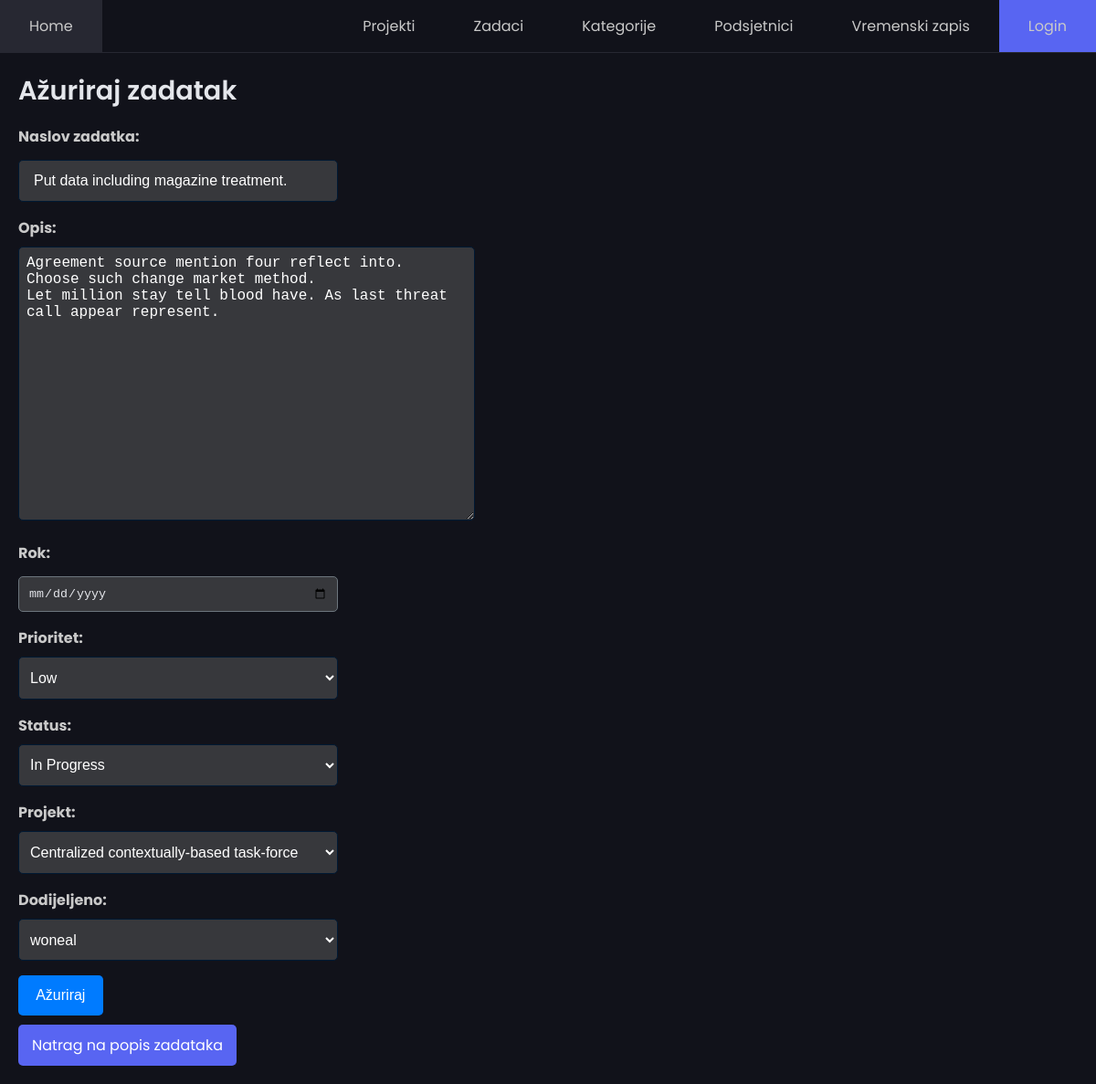
The app's page /api/task_update/1, older data.
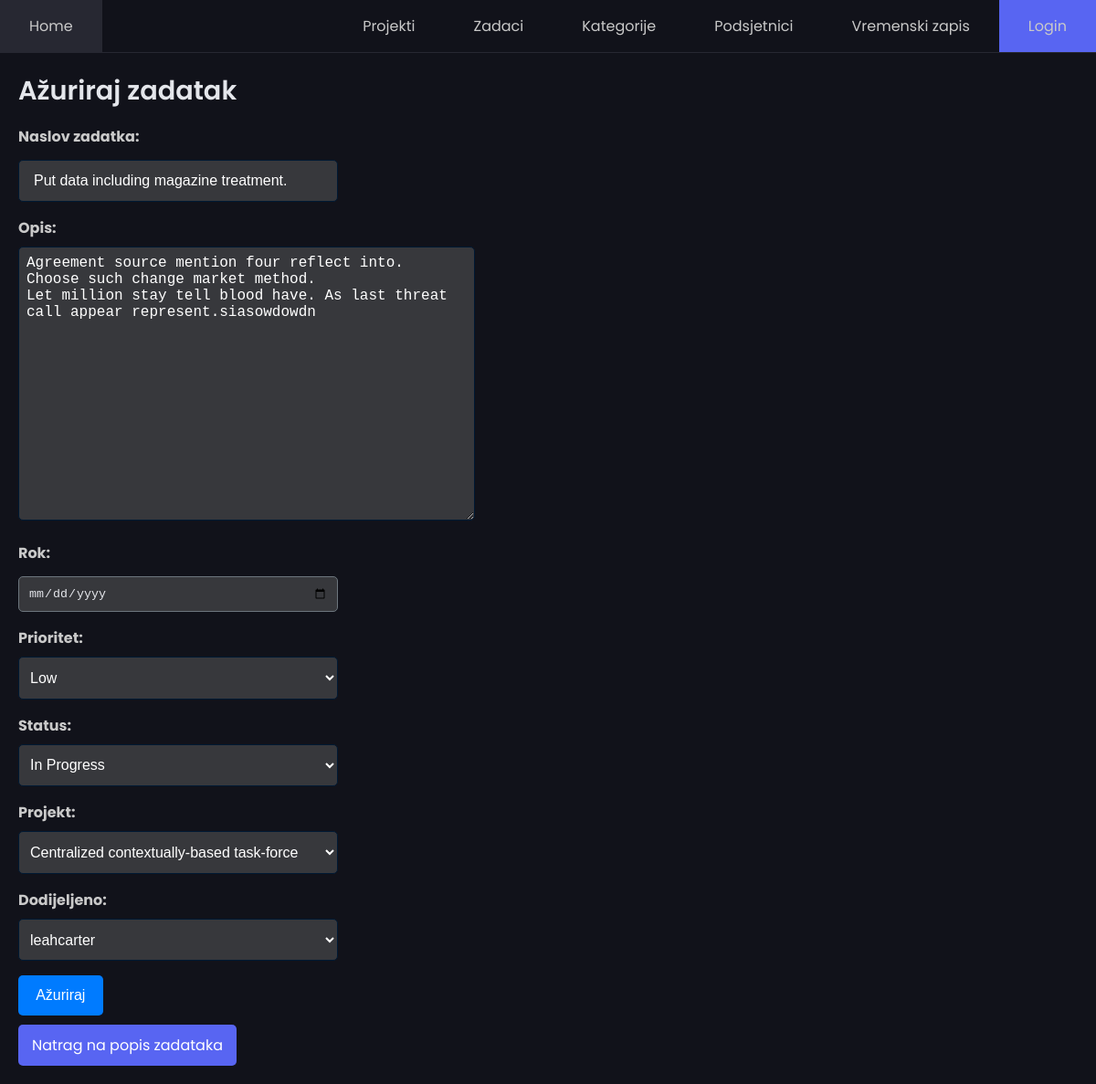
The same page, newer data.
### main/models.py (models this page shows, shortened)
class Task(models.Model):
    PRIORITY_CHOICES = [
        ('L', 'Low'),
        ('M', 'Medium'),
        ('H', 'High'),
    ]
    STATUS_CHOICES = [
        ('P', 'Pending'),
        ('IP', 'In Progress'),
        ('C', 'Completed'),
    ]
    title = models.CharField(max_length=200)
    description = models.TextField(blank=True, null=True)
    due_date = models.DateTimeField(null=True, blank=True)
    priority = models.CharField(max_length=1, choices=PRIORITY_CHOICES, default='M')
    status = models.CharField(max_length=2, choices=STATUS_CHOICES, default='P')
    project = models.ForeignKey(Project, on_delete=models.CASCADE, related_name="tasks", null=True, blank=True)
    assigned_to = models.ForeignKey(User, on_delete=models.SET_NULL, null=True, blank=True, related_name="tasks")
    created_at = models.DateTimeField(auto_now_add=True)
    updated_at = models.DateTimeField(auto_now=True)

### main/views.py (the view)
# urls.py: path('task_update/<int:pk>', TaskUpdateView.as_view(), name='task_update'),
class TaskUpdateView(UpdateView):
    model = Task
    form_class = TaskForm
    template_name = 'task_update.html'
    success_url = reverse_lazy('task_list')

### main/forms.py
class TaskForm(forms.ModelForm):
    class Meta:
        model = Task
        fields = '__all__'
        widgets = {
            'priority': forms.Select(attrs={'type': 'string'}),
        }

### main/templates/task_update.html (shortened to what the changed rows need)
<!DOCTYPE html>
<html lang="en">
{% load static %}
<head>
    <link rel="stylesheet" href="{% static 'css/styles.css' %}">
</head>
<body>
    <div class="container">
        <h2 class="card-title">Ažuriraj zadatak</h2>
        <form method="post">
            <div class="form-group">
                <label for="id_title">Naslov zadatka:</label>
                <input type="text" name="title" id="id_title" class="form-control select-small" value="{{ form.title.value|default:'' }}">
            </div>
            <div class="form-group">
                <label for="id_description">Opis:</label>
                <textarea name="description" id="id_description" class="form-control select-medium">{{ form.description.value|default:'' }}</textarea>
            </div>
            <div class="form-group">
                <label for="id_status">Status:</label>
                <select name="status" id="id_status" class="form-control select-small">
                    {% for value, label in form.status.field.choices %}
                        <option value="{{ value }}" {% if form.status.value == value %}selected{% endif %}>
                            {{ label }}
                        </option>
                    {% endfor %}
                </select>
            </div>
            <div class="form-group">
                <label for="id_assigned_to">Dodijeljeno:</label>
                <select name="assigned_to" id="id_assigned_to" class="form-control select-small">
                    {% for user in form.assigned_to.field.queryset %}
                        <option value="{{ user.id }}" {% if form.assigned_to.value == user.id %}selected{% endif %}>
                            {{ user.username }}
                        </option>
                    {% endfor %}
                </select>
            </div>
        </form>
    </div>
</body>
</html>

Row changes from the older to the newer data that the page shows:
changed Task "Put data including magazine treatment.": description "Agreement source mention four reflect into. Choose such change market method. Let million stay tell blood have. As last threat call appear represent." → "Agreement source mention four reflect into. Choose such change market method. Let million stay tell blood have. As last threat call appear represent.siasowdowdn"
Text that changed along with them:
form field assigned_to: "woneal" → "leahcarter"
